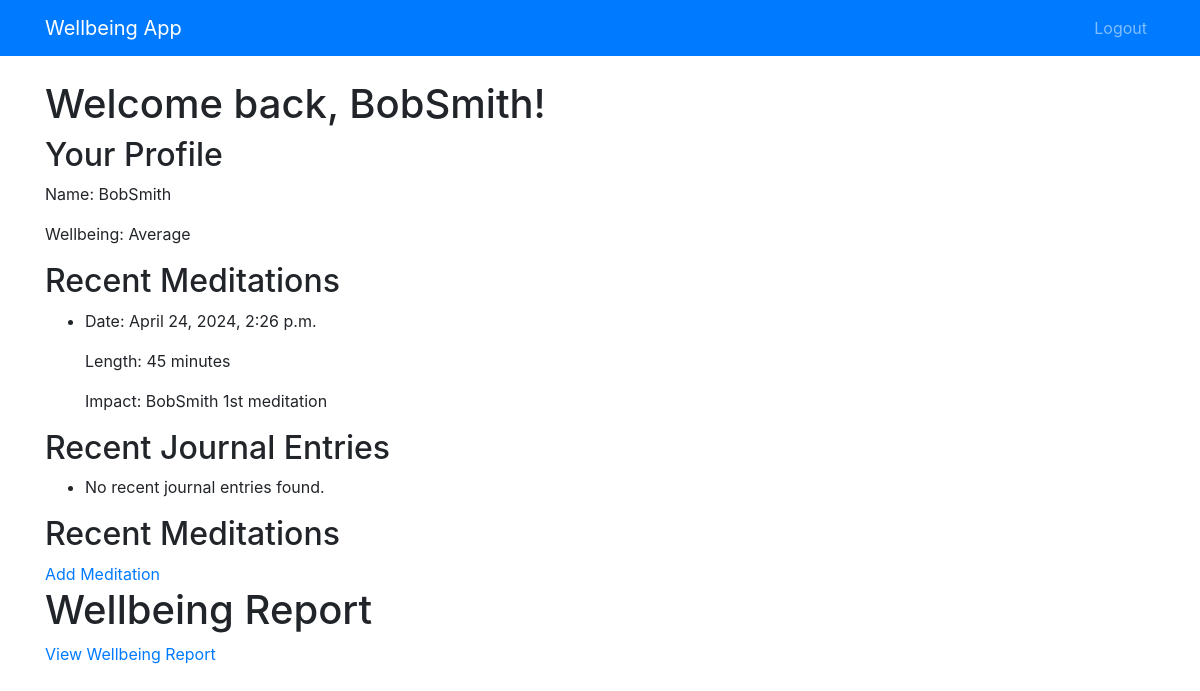
Page /dashboard/ (signed in) on the committed database.
### blog/models.py (models this page shows)
class Person(models.Model):
    WELLBEING_CHOICES = [
        ('poor', 'Poor'),
        ('average', 'Average'),
        ('good', 'Good'),
    ]
    user = models.OneToOneField(User, on_delete=models.CASCADE, null=True, blank=True)
    name = models.CharField(max_length=100, blank=False, help_text="Enter the full name of the person", default="No Name Yet")
    wellbeing = models.CharField(max_length=7, choices=WELLBEING_CHOICES, default='average')
    created_date = models.DateTimeField(auto_now_add=True)
    published_date = models.DateTimeField(null=True, blank=True)

class Meditation(models.Model):
    author = models.ForeignKey(User, on_delete=models.CASCADE, null=True)
    person = models.ForeignKey(Person, on_delete=models.CASCADE, related_name='meditations')
    length = models.PositiveIntegerField(help_text="Duration in minutes")
    impact = models.CharField(max_length=255, blank=True, help_text="Descriptive impact on wellbeing")
    created_date = models.DateTimeField(auto_now_add=True)
    published_date = models.DateTimeField(null=True, blank=True)

### blog/views.py (the view)
# urls.py: path('dashboard/', views.dashboard, name='dashboard'),
@login_required
def dashboard(request):
    try:
        person = request.user.person
        meditations = Meditation.objects.filter(person=person).order_by('-created_date')[:5]
        journal_entries = Journaling.objects.filter(person=person).order_by('-date')[:5]
    except Person.DoesNotExist:
        person = None
        meditations = []
        journal_entries = []
    context = {
        'person': person,
        'meditations': meditations,
        'journal_entries': journal_entries,
        'greeting': f"Welcome back, {request.user.get_username()}!"
    }
    return render(request, 'blog/dashboard.html', context)

### blog/templates/blog/dashboard.html
{% extends 'base.html' %}
{% block content %}
    <header>
        <h1>{{ greeting }}</h1>
    </header>
    <main>
        {% if person %}
            <section>
                <h2>Your Profile</h2>
                <p>Name: {{ person.name }}</p>
                <p>Wellbeing: {{ person.get_wellbeing_display }}</p>
            </section>
            <section>
                <h2>Recent Meditations</h2>
                <ul>
                    {% for meditation in meditations %}
                        <li>
                            <p>Date: {{ meditation.created_date }}</p>
                            <p>Length: {{ meditation.length }} minutes</p>
                            <p>Impact: {{ meditation.impact }}</p>
                        </li>
                    {% empty %}
                        <li>No recent meditations found.</li>
                    {% endfor %}
                </ul>
            </section>
            <section>
                <h2>Recent Journal Entries</h2>
                <ul>
                    {% for entry in journal_entries %}
                        <li>
                            <p>Date: {{ entry.date }}</p>
                            <p>Entry Number: {{ entry.entry_number }}</p>
                        </li>
                    {% empty %}
                        <li>No recent journal entries found.</li>
                    {% endfor %}
                </ul>
            </section>
            <section>
                <h2>Recent Meditations</h2>
                <a href="{% url 'add_meditation' %}">Add Meditation</a>
            </section>
            <section>
                <h1>Wellbeing Report</h1>
                <a href="{% url 'wellbeing_report' %}">View Wellbeing Report</a>
            </section>
        {% else %}
            <p>You don't have a profile yet. Please create one.</p>
        {% endif %}
    </main>
{% endblock %}

### rows in the picture
Person: name "BobSmith", wellbeing "Average"
Meditation: created_date "April 24, 2024, 2:26 p.m.", length "45", impact "BobSmith 1st meditation"

### other values in the picture
{{ greeting }} "Welcome back, BobSmith!"
